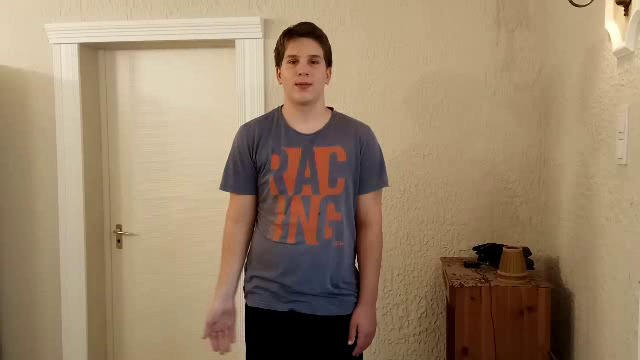
#> input picture Python-OpenCV/Testing/Lucas-Kanade/frame1.png, 640 x 360 px
$ python tess.py
#> lines starting #> are read from the running program, lines starting #| are printed output that depends on the picture
import cv2
import numpy

frame1 = cv2.imread("frame1.png")
#> frame1 is the input picture: shape (360, 640, 3); mean B, G, R 105.2, 131.6, 153.6
frame2 = cv2.imread("frame2.png")
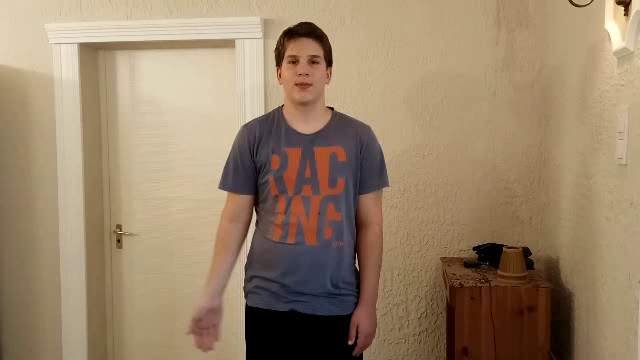
#> input picture Python-OpenCV/Testing/Lucas-Kanade/frame2.png, 640 x 360 px
#> frame2 is the input picture: shape (360, 640, 3); mean B, G, R 105.3, 131.7, 153.8
grayFrame1 = cv2.cvtColor(frame1,cv2.COLOR_BGR2GRAY)
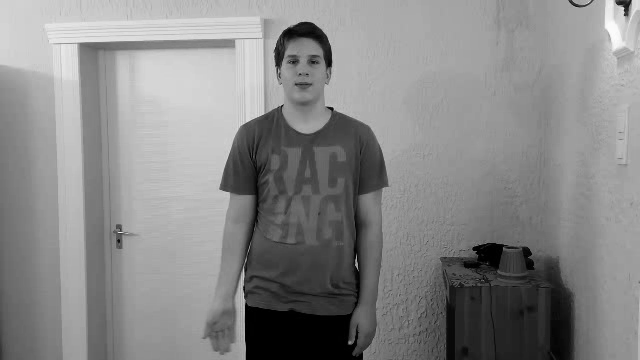
#> grayFrame1: shape (360, 640); min 0, max 252, mean 135.1
grayFrame2 = cv2.cvtColor(frame2,cv2.COLOR_BGR2GRAY)

capHeight = 360
capWidth = 640

# Parameters for lucas kanade optical flow
lk_params = dict( winSize  = (50,50),
                  maxLevel = 0,
                  criteria = (cv2.TERM_CRITERIA_EPS | cv2.TERM_CRITERIA_COUNT, 10, 0.05))


cv2.namedWindow("test")

point = (149, 66)
oldPoints = numpy.array([[point[0], point[1]]], dtype=numpy.float32)

gridStep = 10

for i in range(gridStep, capWidth, gridStep):
    for j in range(gridStep, capHeight, gridStep):
        oldPoints= numpy.concatenate((oldPoints, numpy.array([[i,j]], dtype=numpy.float32)))

originalPoints = oldPoints


white = numpy.zeros([capHeight,capWidth,1],dtype=numpy.uint8)
white.fill(255)


newPoints, status, error = cv2.calcOpticalFlowPyrLK(grayFrame2, grayFrame1, oldPoints, None, **lk_params)
#> newPoints = 2206 pairs, first value 9.83 to 630.2, second value 9.89 to 353.9; status = 2206 values, max 1 at index 0, min 0 at index 1, mean 0.944; error = 2206 values, max 350 at index 55, min 4.57e-41 at index 1, mean 9.66

for k in range(int(newPoints.size/2)):
            oldX, oldY = oldPoints[k].ravel()
            newX, newY = newPoints[k].ravel()
            #cv2.circle(frame, (x,y), 5, (0, 255, 0), 4)
            cv2.arrowedLine(white, (oldX, oldY), (newX, newY), (0,0,255), 2)
#> this loop made 2206 passes
#> (newX, newY) on passes 1 to 3: (149, 66.02), (10, 10), (10, 20)
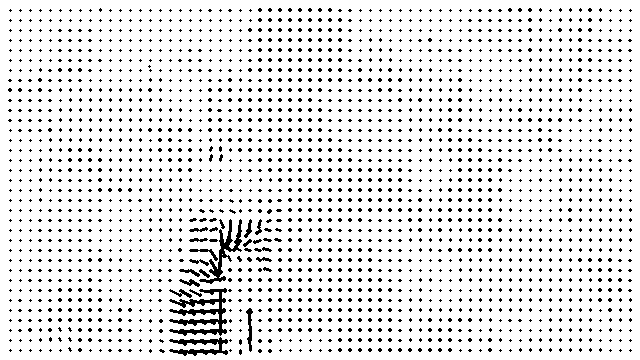
#> white: shape (360, 640, 1); 90.8% white; black in thin lines or dots

while True:
    #cv2.imshow('test', frame1)
    #cv2.imshow('tes2t', frame2)
    cv2.imshow('vestorField',white)

    k = cv2.waitKey(300) & 0xFF
#> (key Esc is pressed here)
    if k == 27:
        break

#> (the run stopped early here; a loop or call above may not have finished)
